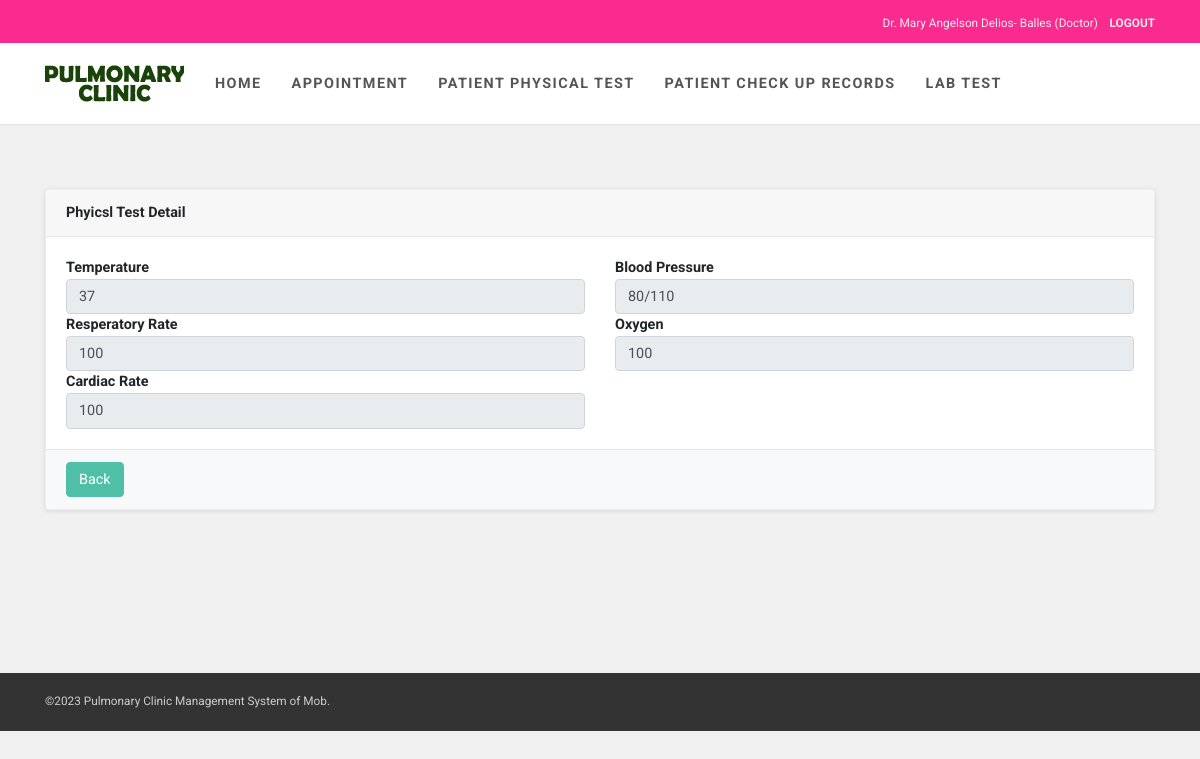
/pages/physical-test-detail.php?Id=3 (signed in), run on the app's committed database.
### tables this page shows
CREATE TABLE `physical_test` (
  `Id` int(11) NOT NULL AUTO_INCREMENT,
  `appointmentId` int(11) DEFAULT NULL,
  `temperature` varchar(255) DEFAULT NULL,
  `bloodPressure` varchar(255) DEFAULT NULL,
  `resperatoryRate` varchar(255) DEFAULT NULL,
  `oxygen` varchar(255) DEFAULT NULL,
  `cardiacRate` varchar(255) DEFAULT NULL,
  PRIMARY KEY (`Id`)
);

### config/Models.php (called while the page is built, shortened)
<?php
include "CRUD.php";
function physical_test() {
	$crud = new CRUD;
	$crud->table = "physical_test";
	return $crud;
}
?>

### config/CRUD.php (called while the page is built)
<?php class CRUD{var $table;var $obj=array();function arrayToQuery($query){$query_array=array();foreach($query as $key=>$key_value){if($key_value=="NOW()"){$query_array[]="$key=$key_value";}else{$query_array[]="$key='".htmlspecialchars($key_value,ENT_QUOTES)."'";}}return implode(', ',$query_array);}function list($query=""){$query=$query?"where ".$query:"";$db=Database::connect();$pdo=$db->prepare("select * from $this->table $query");$pdo->execute();$result=$pdo->fetchAll(PDO::FETCH_OBJ);Database::disconnect();return $result;}function count($query=""){$query=$query?"where ".$query:"";$db=Database::connect();$pdo=$db->prepare("select * from $this->table $query");$pdo->execute();Database::disconnect();return $pdo->rowCount();}function get($args){$db=Database::connect();$pdo=$db->prepare("select * from $this->table where $args");$pdo->execute();$result=$pdo->fetch(PDO::FETCH_OBJ);Database::disconnect();return $result;}function create(){$object=$this->arrayToQuery($this->obj);$db=Database::connect();$pdo=$db->prepare("insert into $this->table set $object");$pdo->execute();Database::disconnect();}function update($args){$object=$this->arrayToQuery($this->obj);$db=Database::connect();$pdo=$db->prepare("update $this->table set $object where $args");$pdo->execute();Database::disconnect();}function delete($args){$db=Database::connect();$pdo=$db->prepare("delete from $this->table where $args");$pdo->execute();Database::disconnect();}} ?>

### pages/physical-test-detail.php (the view)
<?php
$ROOT_DIR="../";
include $ROOT_DIR . "templates/header.php";
$Id = get_query_string("Id", "");
$pt = physical_test()->get("appointmentId=$Id");
?>
<div class="card mt-3">
  <div class="card-header">
    <b>Phyicsl Test Detail</b>
  </div>
  <div class="card-body">
    <div class="row">
        <div class="col-lg-6">
          <b class="form-label">Temperature</b>
          <input type="text" name="temperature" value="<?=$pt->temperature?>" class="form-control" disabled>
        </div>
        <div class="col-lg-6">
          <b class="form-label">Blood Pressure</b>
          <input type="text" name="bloodPressure" value="<?=$pt->bloodPressure?>" class="form-control" disabled>
        </div>
        <div class="col-lg-6">
          <b class="form-label">Resperatory Rate</b>
          <input type="text" name="resperatoryRate" value="<?=$pt->resperatoryRate?>" class="form-control" disabled>
        </div>
        <div class="col-lg-6">
          <b class="form-label">Oxygen</b>
          <input type="text" name="oxygen" value="<?=$pt->oxygen?>" class="form-control" disabled>
        </div>
        <div class="col-lg-6">
          <b class="form-label">Cardiac Rate</b>
          <input type="text" name="cardiacRate" value="<?=$pt->cardiacRate?>" class="form-control" disabled>
        </div>
    </div>
  </div>
  <div class="card-footer">
    <a href="patient-list.php?view=physical-test" class="btn btn-primary">Back</a>
  </div>
</div>
<?php include $ROOT_DIR . "templates/footer.php"; ?>

### data on the page
physical_test: temperature "37", bloodPressure "80/110", resperatoryRate "100", oxygen "100", cardiacRate "100"

### other printed values
$_SESSION["user_session"]["firstName"] "Dr. Mary Angelson"
$_SESSION["user_session"]["lastName"] "Delios- Balles"
$_SESSION["user_session"]["role"] "Doctor"
